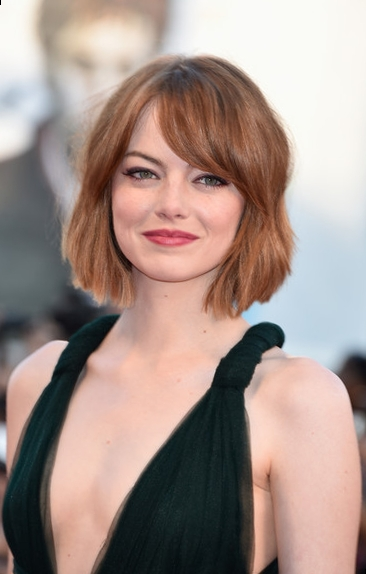
#> input picture Y4S2/COMP421 Artificial Intelligence/19/assignments/a1/img.jpg, 366 x 574 px
$ python canny.py
#> lines starting #> are read from the running program, lines starting #| are printed output that depends on the picture
import PIL.Image as Image
import numpy as np
import matplotlib.pyplot as plt

def guassian_filter(img, sigma=1):
    # get size of image
    m, n = img.shape
    # get size of kernel
    size = int(6 * sigma + 1)
    # get center of kernel
    center = size // 2
    # initialize kernel
    kernel = np.zeros((size, size), dtype=np.float32)
    # calculate kernel
    for i in range(size):
        for j in range(size):
            x, y = i - center, j - center
            kernel[i, j] = np.exp(-(x**2 + y**2) / (2 * sigma**2))
    kernel /= (2 * np.pi * sigma**2)
    # initialize output image
    output = np.zeros((m, n), dtype=np.float32)
    # convolution
    for i in range(m):
        for j in range(n):
            for k in range(size):
                for l in range(size):
                    ii = i + k - center
                    jj = j + l - center
                    if ii >= 0 and ii < m and jj >= 0 and jj < n:
                        output[i, j] += img[ii, jj] * kernel[k, l]
    return output

def sobel_filter(img):
    # get size of image
    m, n = img.shape
    # initialize output image
    output = np.zeros((m, n), dtype=np.float32)
    # convolution
    for i in range(1, m - 1):
        for j in range(1, n - 1):
            output[i, j] = np.sqrt((img[i - 1, j - 1] + 2 * img[i - 1, j] + img[i - 1, j + 1] - img[i + 1, j - 1] - 2 * img[i + 1, j] - img[i + 1, j + 1])**2 +
                                   (img[i - 1, j - 1] + 2 * img[i, j - 1] + img[i + 1, j - 1] - img[i - 1, j + 1] - 2 * img[i, j + 1] - img[i + 1, j + 1])**2)
    return output

def non_max_suppression(img):
    # get size of image
    m, n = img.shape
    # initialize output image
    output = np.zeros((m, n), dtype=np.float32)
    # non-max suppression
    for i in range(1, m - 1):
        for j in range(1, n - 1):
            # get gradient direction
            direction = np.arctan2(img[i, j], img[i, j])
            # get pixel value of 2 neighbors
            p1, p2 = 255, 255
            if (0 <= direction < np.pi / 8) or (7 * np.pi / 8 <= direction <= np.pi):
                p1, p2 = img[i, j + 1], img[i, j - 1]
            elif np.pi / 8 <= direction < 3 * np.pi / 8:
                p1, p2 = img[i + 1, j - 1], img[i - 1, j + 1]
            elif 3 * np.pi / 8 <= direction < 5 * np.pi / 8:
                p1, p2 = img[i + 1, j], img[i - 1, j]
            elif 5 * np.pi / 8 <= direction < 7 * np.pi / 8:
                p1, p2 = img[i + 1, j + 1], img[i - 1, j - 1]
            # compare pixel value
            if img[i, j] >= p1 and img[i, j] >= p2:
                output[i, j] = img[i, j]
            else:
                output[i, j] = 0
    return output

def threshold(img, low_threshold_ratio=0.05, high_threshold_ratio=0.09):
    # calculate high and low threshold
    high_threshold = img.max() * high_threshold_ratio
    low_threshold = high_threshold * low_threshold_ratio
    # get size of image
    m, n = img.shape
    # initialize output image
    res = np.zeros((m, n), dtype=np.float32)
    # thresholding
    weak = np.int32(25)
    strong = np.int32(255)
    strong_i, strong_j = np.where(img >= high_threshold)
    zeros_i, zeros_j = np.where(img < low_threshold)
    weak_i, weak_j = np.where((img <= high_threshold) & (img >= low_threshold))
    res[strong_i, strong_j] = strong
    res[weak_i, weak_j] = weak
    return (res, weak, strong)

def hysteresis(img, weak, strong):
    # get size of image
    m, n = img.shape
    for i in range(1, m-1):
        for j in range(1, n-1):
            if img[i, j] == weak:
                try:
                    if ((img[i + 1, j - 1] == strong) or (img[i + 1, j] == strong) or (img[i + 1, j + 1] == strong) or
                        (img[i, j - 1] == strong) or (img[i, j + 1] == strong) or
                        (img[i - 1, j - 1] == strong) or (img[i - 1, j] == strong) or (img[i - 1, j + 1] == strong)):
                        img[i, j] = strong
                    else:
                        img[i, j] = 0
                except IndexError as e:
                    pass
    return img

def canny_edge_detection(img, sigma):
    # guassian_filter
    img = guassian_filter(img, sigma)
    # sobel_filter
    img = sobel_filter(img)
    # non-max suppression
    img = non_max_suppression(img)
    # thresholding
    img, weak, strong = threshold(img)
    # hysteresis
    img = hysteresis(img, weak, strong)
    return img

def plot(img, canny):
    # plot original image and canny edge detection
    plt.subplot(121)
    plt.imshow(img, cmap='gray')
    plt.title('Original Image')
    plt.axis('off')
    plt.subplot(122)
    plt.imshow(canny, cmap='gray')
    plt.title('Canny Edge Detection')
    plt.axis('off')
    plt.show()

def main():
    # read image
    img = Image.open('img.jpg')
#> img is the input picture: PIL image 366x574 RGB; mean R, G, B 164.8, 145.5, 138.2
    # img to grayscale
    img = img.convert('L')
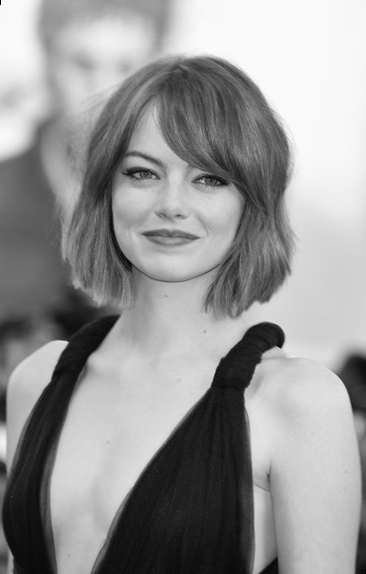
#> img: PIL image 366x574 L; min 0, max 254, mean 150.4
    # img to array
    img = np.array(img)
    # show original image and canny edge detection
    plot(img, canny_edge_detection(img, sigma=1))
#> after the loop in sobel_filter, `for i in range(1, m - 1):`:
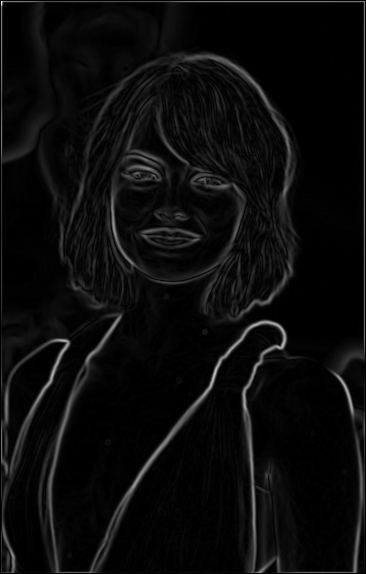
#> output: shape (574, 366) float32; min 0, max 619.4, mean 29.3; drawn with min black and max white
#> after the loop in non_max_suppression, `for i in range(1, m - 1):`:
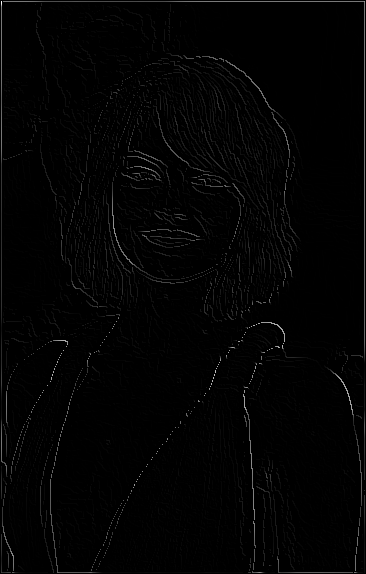
#> output: shape (574, 366) float32; min 0, max 619.4, mean 7.9; drawn with min black and max white
#> in threshold, `high_threshold = img.max() * high_threshold_ratio`: high_threshold = 55.75
#> in threshold, `low_threshold = high_threshold * low_threshold_ratio`: low_threshold = 2.79
#> in threshold, `strong_i, strong_j = np.where(img >= high_threshold)`: strong_i = 8205 values from 1 to 572; strong_j = 8205 values, max 364 at index 362, min 1 at index 0, mean 178.6
#> in canny_edge_detection, `img, weak, strong = threshold(img)`:
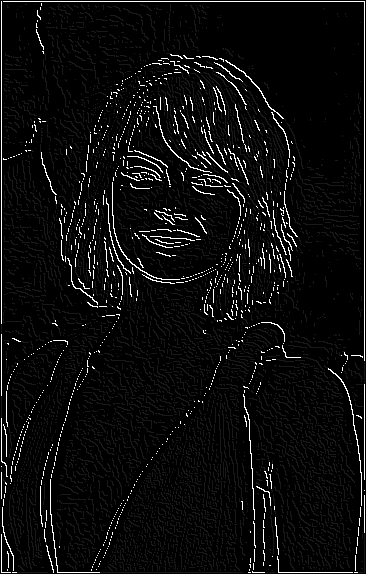
#> img: shape (574, 366) float32; min 0, max 255, mean 13.1
#> in canny_edge_detection, `img, weak, strong = threshold(img)`: weak = 25; strong = 255
#> after the loop in hysteresis, `for i in range(1, m-1):`:
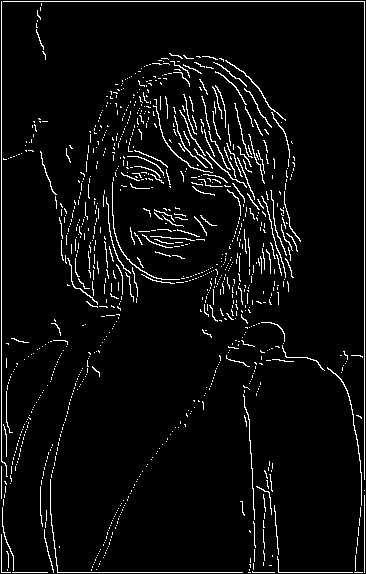
#> img: shape (574, 366) float32; 4.9% white in thin lines or dots

if __name__ == "__main__":
    main()
